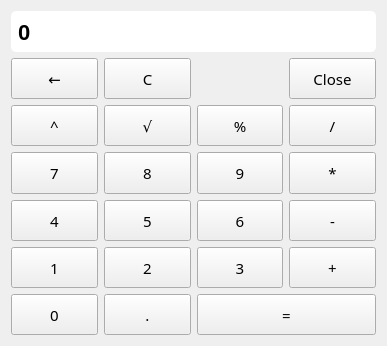
<?xml version="1.0" encoding="UTF-8"?>
<ui version="4.0">
 <class>Form</class>
 <widget class="QWidget" name="Form">
  <property name="geometry">
   <rect>
    <x>0</x>
    <y>0</y>
    <width>387</width>
    <height>346</height>
   </rect>
  </property>
  <property name="windowTitle">
   <string>Form</string>
  </property>
  <layout class="QGridLayout" name="gridLayout_2">
   <item row="0" column="0">
    <layout class="QGridLayout" name="gridLayout">
     <item row="0" column="0" colspan="4">
      <widget class="QLineEdit" name="lineEdit">
       <property name="sizePolicy">
        <sizepolicy hsizetype="Expanding" vsizetype="Expanding">
         <horstretch>0</horstretch>
         <verstretch>0</verstretch>
        </sizepolicy>
       </property>
       <property name="layoutDirection">
        <enum>Qt::RightToLeft</enum>
       </property>
       <property name="styleSheet">
        <string notr="true">border-width: 2px; /* 边框宽度 */
border-radius: 5px; /* 边框圆角 */
border-color: #8B7355; /* 边框颜色 */
font: bold 22px; /* 字体 */
min-width: 2em; /* 控件最小宽度 */
min-height: 2px; /* 控件最小高度 */
font-family: 微软雅黑; /* 字库 */
padding: 5px; /* 内边距 */
padding-left:6px; /* 文字横向偏移 */
padding-top:6px; /* 文字纵向偏移 */</string>
       </property>
       <property name="text">
        <string>0</string>
       </property>
       <property name="readOnly">
        <bool>true</bool>
       </property>
      </widget>
     </item>
     <item row="1" column="0">
      <widget class="QPushButton" name="pus_Bck">
       <property name="sizePolicy">
        <sizepolicy hsizetype="Minimum" vsizetype="Expanding">
         <horstretch>0</horstretch>
         <verstretch>0</verstretch>
        </sizepolicy>
       </property>
       <property name="font">
        <font>
         <family>微软雅黑</family>
         <pointsize>11</pointsize>
        </font>
       </property>
       <property name="text">
        <string>←</string>
       </property>
      </widget>
     </item>
     <item row="1" column="1">
      <widget class="QPushButton" name="pus_Clear">
       <property name="sizePolicy">
        <sizepolicy hsizetype="Minimum" vsizetype="Expanding">
         <horstretch>0</horstretch>
         <verstretch>0</verstretch>
        </sizepolicy>
       </property>
       <property name="font">
        <font>
         <family>微软雅黑</family>
         <pointsize>11</pointsize>
        </font>
       </property>
       <property name="text">
        <string>C</string>
       </property>
      </widget>
     </item>
     <item row="1" column="3">
      <widget class="QPushButton" name="pus_Close">
       <property name="sizePolicy">
        <sizepolicy hsizetype="Minimum" vsizetype="Expanding">
         <horstretch>0</horstretch>
         <verstretch>0</verstretch>
        </sizepolicy>
       </property>
       <property name="maximumSize">
        <size>
         <width>16777215</width>
         <height>16777215</height>
        </size>
       </property>
       <property name="font">
        <font>
         <family>微软雅黑</family>
         <pointsize>11</pointsize>
        </font>
       </property>
       <property name="text">
        <string>Close</string>
       </property>
      </widget>
     </item>
     <item row="2" column="0">
      <widget class="QPushButton" name="pus_cifang">
       <property name="sizePolicy">
        <sizepolicy hsizetype="Minimum" vsizetype="Expanding">
         <horstretch>0</horstretch>
         <verstretch>0</verstretch>
        </sizepolicy>
       </property>
       <property name="font">
        <font>
         <family>微软雅黑</family>
         <pointsize>11</pointsize>
        </font>
       </property>
       <property name="text">
        <string>^</string>
       </property>
      </widget>
     </item>
     <item row="2" column="1">
      <widget class="QPushButton" name="pus_pingfanggen">
       <property name="sizePolicy">
        <sizepolicy hsizetype="Minimum" vsizetype="Expanding">
         <horstretch>0</horstretch>
         <verstretch>0</verstretch>
        </sizepolicy>
       </property>
       <property name="font">
        <font>
         <family>微软雅黑</family>
         <pointsize>11</pointsize>
        </font>
       </property>
       <property name="text">
        <string>√</string>
       </property>
      </widget>
     </item>
     <item row="2" column="2">
      <widget class="QPushButton" name="pus_percentage">
       <property name="sizePolicy">
        <sizepolicy hsizetype="Minimum" vsizetype="Expanding">
         <horstretch>0</horstretch>
         <verstretch>0</verstretch>
        </sizepolicy>
       </property>
       <property name="font">
        <font>
         <family>微软雅黑</family>
         <pointsize>11</pointsize>
        </font>
       </property>
       <property name="text">
        <string>%</string>
       </property>
      </widget>
     </item>
     <item row="2" column="3">
      <widget class="QPushButton" name="pus_devide">
       <property name="sizePolicy">
        <sizepolicy hsizetype="Minimum" vsizetype="Expanding">
         <horstretch>0</horstretch>
         <verstretch>0</verstretch>
        </sizepolicy>
       </property>
       <property name="font">
        <font>
         <family>微软雅黑</family>
         <pointsize>11</pointsize>
        </font>
       </property>
       <property name="text">
        <string>/</string>
       </property>
      </widget>
     </item>
     <item row="3" column="0">
      <widget class="QPushButton" name="pus_7">
       <property name="sizePolicy">
        <sizepolicy hsizetype="Minimum" vsizetype="Expanding">
         <horstretch>0</horstretch>
         <verstretch>0</verstretch>
        </sizepolicy>
       </property>
       <property name="font">
        <font>
         <family>微软雅黑</family>
         <pointsize>11</pointsize>
        </font>
       </property>
       <property name="text">
        <string>7</string>
       </property>
      </widget>
     </item>
     <item row="3" column="1">
      <widget class="QPushButton" name="pus_8">
       <property name="sizePolicy">
        <sizepolicy hsizetype="Minimum" vsizetype="Expanding">
         <horstretch>0</horstretch>
         <verstretch>0</verstretch>
        </sizepolicy>
       </property>
       <property name="font">
        <font>
         <family>微软雅黑</family>
         <pointsize>11</pointsize>
        </font>
       </property>
       <property name="text">
        <string>8</string>
       </property>
      </widget>
     </item>
     <item row="3" column="2">
      <widget class="QPushButton" name="pus_9">
       <property name="sizePolicy">
        <sizepolicy hsizetype="Minimum" vsizetype="Expanding">
         <horstretch>0</horstretch>
         <verstretch>0</verstretch>
        </sizepolicy>
       </property>
       <property name="font">
        <font>
         <family>微软雅黑</family>
         <pointsize>11</pointsize>
        </font>
       </property>
       <property name="text">
        <string>9</string>
       </property>
      </widget>
     </item>
     <item row="3" column="3">
      <widget class="QPushButton" name="pus_multi">
       <property name="sizePolicy">
        <sizepolicy hsizetype="Minimum" vsizetype="Expanding">
         <horstretch>0</horstretch>
         <verstretch>0</verstretch>
        </sizepolicy>
       </property>
       <property name="font">
        <font>
         <family>微软雅黑</family>
         <pointsize>11</pointsize>
        </font>
       </property>
       <property name="text">
        <string>*</string>
       </property>
      </widget>
     </item>
     <item row="4" column="0">
      <widget class="QPushButton" name="pus_4">
       <property name="sizePolicy">
        <sizepolicy hsizetype="Minimum" vsizetype="Expanding">
         <horstretch>0</horstretch>
         <verstretch>0</verstretch>
        </sizepolicy>
       </property>
       <property name="font">
        <font>
         <family>微软雅黑</family>
         <pointsize>11</pointsize>
        </font>
       </property>
       <property name="text">
        <string>4</string>
       </property>
      </widget>
     </item>
     <item row="4" column="1">
      <widget class="QPushButton" name="pus_5">
       <property name="sizePolicy">
        <sizepolicy hsizetype="Minimum" vsizetype="Expanding">
         <horstretch>0</horstretch>
         <verstretch>0</verstretch>
        </sizepolicy>
       </property>
       <property name="font">
        <font>
         <family>微软雅黑</family>
         <pointsize>11</pointsize>
        </font>
       </property>
       <property name="text">
        <string>5</string>
       </property>
      </widget>
     </item>
     <item row="4" column="2">
      <widget class="QPushButton" name="pus_6">
       <property name="sizePolicy">
        <sizepolicy hsizetype="Minimum" vsizetype="Expanding">
         <horstretch>0</horstretch>
         <verstretch>0</verstretch>
        </sizepolicy>
       </property>
       <property name="font">
        <font>
         <family>微软雅黑</family>
         <pointsize>11</pointsize>
        </font>
       </property>
       <property name="text">
        <string>6</string>
       </property>
      </widget>
     </item>
     <item row="4" column="3">
      <widget class="QPushButton" name="pus_sub">
       <property name="sizePolicy">
        <sizepolicy hsizetype="Minimum" vsizetype="Expanding">
         <horstretch>0</horstretch>
         <verstretch>0</verstretch>
        </sizepolicy>
       </property>
       <property name="font">
        <font>
         <family>微软雅黑</family>
         <pointsize>11</pointsize>
        </font>
       </property>
       <property name="text">
        <string>-</string>
       </property>
      </widget>
     </item>
     <item row="5" column="0">
      <widget class="QPushButton" name="pus_1">
       <property name="sizePolicy">
        <sizepolicy hsizetype="Minimum" vsizetype="Expanding">
         <horstretch>0</horstretch>
         <verstretch>0</verstretch>
        </sizepolicy>
       </property>
       <property name="font">
        <font>
         <family>微软雅黑</family>
         <pointsize>11</pointsize>
        </font>
       </property>
       <property name="text">
        <string>1</string>
       </property>
      </widget>
     </item>
     <item row="5" column="1">
      <widget class="QPushButton" name="pus_2">
       <property name="sizePolicy">
        <sizepolicy hsizetype="Minimum" vsizetype="Expanding">
         <horstretch>0</horstretch>
         <verstretch>0</verstretch>
        </sizepolicy>
       </property>
       <property name="font">
        <font>
         <family>微软雅黑</family>
         <pointsize>11</pointsize>
        </font>
       </property>
       <property name="text">
        <string>2</string>
       </property>
      </widget>
     </item>
     <item row="5" column="2">
      <widget class="QPushButton" name="pus_3">
       <property name="sizePolicy">
        <sizepolicy hsizetype="Minimum" vsizetype="Expanding">
         <horstretch>0</horstretch>
         <verstretch>0</verstretch>
        </sizepolicy>
       </property>
       <property name="font">
        <font>
         <family>微软雅黑</family>
         <pointsize>11</pointsize>
        </font>
       </property>
       <property name="text">
        <string>3</string>
       </property>
      </widget>
     </item>
     <item row="5" column="3">
      <widget class="QPushButton" name="pus_add">
       <property name="sizePolicy">
        <sizepolicy hsizetype="Minimum" vsizetype="Expanding">
         <horstretch>0</horstretch>
         <verstretch>0</verstretch>
        </sizepolicy>
       </property>
       <property name="font">
        <font>
         <family>微软雅黑</family>
         <pointsize>11</pointsize>
        </font>
       </property>
       <property name="text">
        <string>+</string>
       </property>
      </widget>
     </item>
     <item row="6" column="0">
      <widget class="QPushButton" name="pus_0">
       <property name="sizePolicy">
        <sizepolicy hsizetype="Minimum" vsizetype="Expanding">
         <horstretch>0</horstretch>
         <verstretch>0</verstretch>
        </sizepolicy>
       </property>
       <property name="font">
        <font>
         <family>微软雅黑</family>
         <pointsize>11</pointsize>
        </font>
       </property>
       <property name="text">
        <string>0</string>
       </property>
      </widget>
     </item>
     <item row="6" column="1">
      <widget class="QPushButton" name="pus_point">
       <property name="sizePolicy">
        <sizepolicy hsizetype="Minimum" vsizetype="Expanding">
         <horstretch>0</horstretch>
         <verstretch>0</verstretch>
        </sizepolicy>
       </property>
       <property name="font">
        <font>
         <family>微软雅黑</family>
         <pointsize>11</pointsize>
        </font>
       </property>
       <property name="text">
        <string>.</string>
       </property>
      </widget>
     </item>
     <item row="6" column="2" colspan="2">
      <widget class="QPushButton" name="pus_equare">
       <property name="sizePolicy">
        <sizepolicy hsizetype="Minimum" vsizetype="Expanding">
         <horstretch>0</horstretch>
         <verstretch>0</verstretch>
        </sizepolicy>
       </property>
       <property name="font">
        <font>
         <family>微软雅黑</family>
         <pointsize>11</pointsize>
        </font>
       </property>
       <property name="text">
        <string>=</string>
       </property>
      </widget>
     </item>
    </layout>
   </item>
  </layout>
 </widget>
 <resources/>
 <connections/>
</ui>
